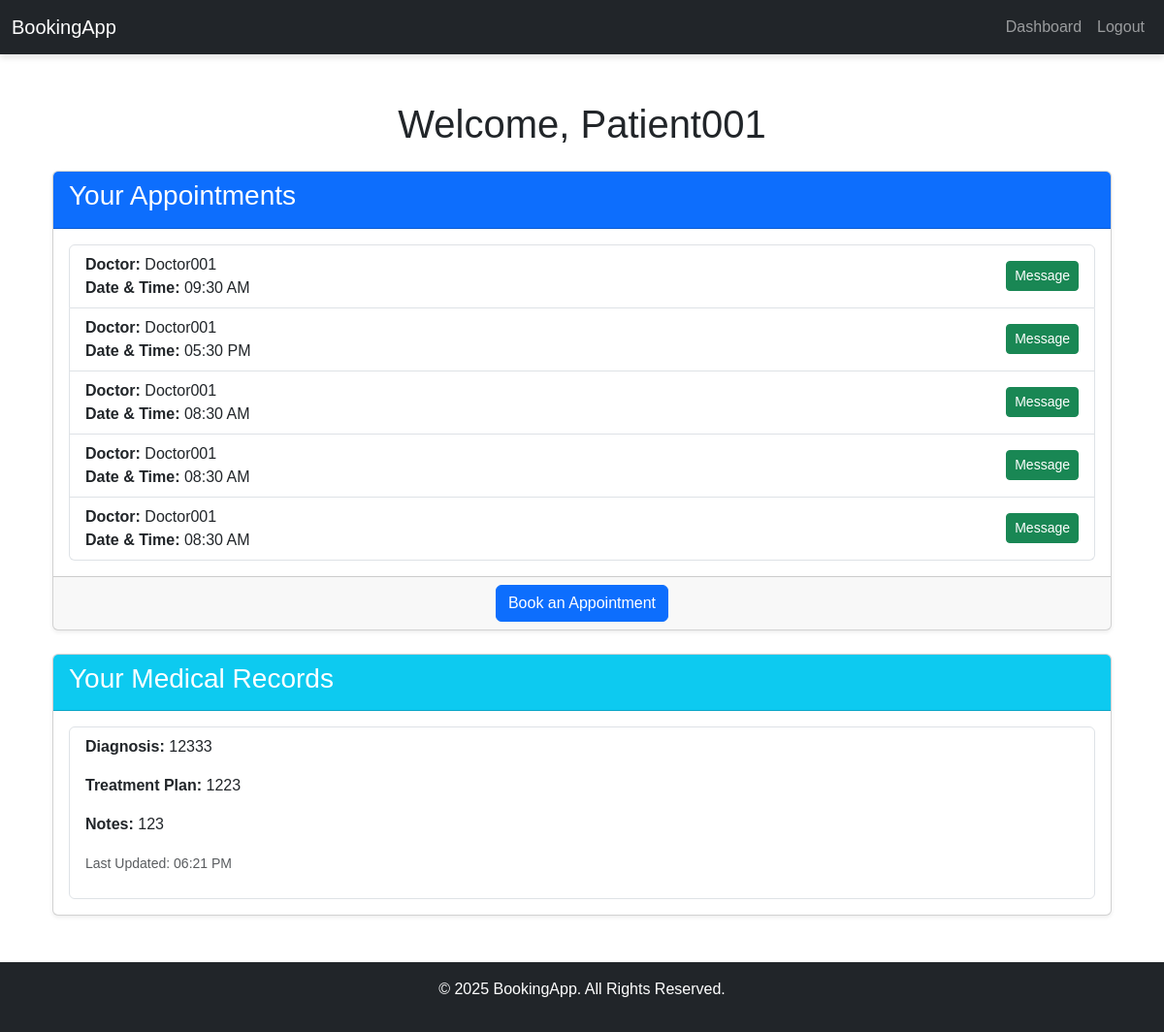
The page /dashboard (signed in) on the database its author committed.
### models.py (models this page shows)
class User(db.Model, UserMixin):
    id = db.Column(db.Integer, primary_key=True)
    username = db.Column(db.String(150), nullable=False, unique=True)
    password = db.Column(db.String(150), nullable=False)
    role = db.Column(db.String(20), nullable=False)  # "patient" or "doctor"
    specialization = db.Column(db.String(100), nullable=True)  # Only for doctors

class Appointment(db.Model):
    id = db.Column(db.Integer, primary_key=True)
    date_time = db.Column(db.DateTime, nullable=False)  # Date and time of appointment
    doctor_id = db.Column(db.Integer, db.ForeignKey('user.id'), nullable=False)
    patient_id = db.Column(db.Integer, db.ForeignKey('user.id'), nullable=False)
    doctor = db.relationship('User', foreign_keys=[doctor_id], backref='appointments_as_doctor')
    patient = db.relationship('User', foreign_keys=[patient_id], backref='appointments_as_patient')

class MedicalRecord(db.Model):
    id = db.Column(db.Integer, primary_key=True)
    patient_id = db.Column(db.Integer, db.ForeignKey('user.id'), nullable=False)
    doctor_id = db.Column(db.Integer, db.ForeignKey('user.id'), nullable=True)  # Last doctor who edited the record
    diagnosis = db.Column(db.Text, nullable=False)
    treatment_plan = db.Column(db.Text, nullable=True)
    notes = db.Column(db.Text, nullable=True)
    created_at = db.Column(db.DateTime, nullable=False, default=datetime.utcnow)
    updated_at = db.Column(db.DateTime, nullable=False, default=datetime.utcnow, onupdate=datetime.utcnow)
    patient = db.relationship('User', foreign_keys=[patient_id], backref='medical_records')
    doctor = db.relationship('User', foreign_keys=[doctor_id], backref='edited_records')

### app.py (the view)
@app.route('/dashboard')
@login_required
def dashboard():
    if current_user.role == 'doctor':
        appointments = Appointment.query.filter_by(doctor_id=current_user.id).all()
        availability = Availability.query.filter_by(doctor_id=current_user.id).all()
        return render_template('doctor_dashboard.html', appointments=appointments, availability=availability)
    elif current_user.role == 'patient':
        appointments = Appointment.query.filter_by(patient_id=current_user.id).all()
        medical_records = MedicalRecord.query.filter_by(patient_id=current_user.id).all()
        return render_template('patient_dashboard.html', appointments=appointments, medical_records=medical_records)
    else:
        flash('Invalid role.', 'danger')
        return redirect(url_for('logout'))

### app.py (called while the page is built)
@login_manager.user_loader
def load_user(user_id):
    return User.query.get(int(user_id))

@app.template_filter('datetimeformat')
def datetimeformat(value, format='%I:%M %p'):
    return value.strftime(format)

### flaskWebsite/templates/patient_dashboard.html (shortened to what this page needs)
{% extends 'base.html' %}
{% block content %}
<div class="container mt-5">
    <h1 class="text-center mb-4">Welcome, {{ current_user.username }}</h1>
    <div class="card shadow-sm mb-4">
        <div class="card-header bg-primary text-white">
            <h3>Your Appointments</h3>
        </div>
        <div class="card-body">
            {% if appointments %}
                <ul class="list-group">
                    {% for appointment in appointments %}
                        <li class="list-group-item d-flex justify-content-between align-items-center">
                            <span>
                                <strong>Doctor:</strong> {{ appointment.doctor.username if appointment.doctor else "N/A" }} <br>
                                <strong>Date & Time:</strong> {{ appointment.date_time | datetimeformat }}
                            </span>
                            <a href="{{ url_for('chat', receiver_id=appointment.doctor_id) }}" class="btn btn-success btn-sm">Message</a>
                        </li>
                    {% endfor %}
                </ul>
            {% else %}
                <p class="text-muted text-center">You have no appointments yet.</p>
            {% endif %}
        </div>
        <div class="card-footer text-center">
            <a href="{{ url_for('book') }}" class="btn btn-primary">Book an Appointment</a>
        </div>
    </div>
    <div class="card shadow-sm">
        <div class="card-header bg-info text-white">
            <h3>Your Medical Records</h3>
        </div>
        <div class="card-body">
            {% if medical_records %}
                <ul class="list-group">
                    {% for record in medical_records %}
                        <li class="list-group-item">
                            <p><strong>Diagnosis:</strong> {{ record.diagnosis }}</p>
                            <p><strong>Treatment Plan:</strong> {{ record.treatment_plan }}</p>
                            <p><strong>Notes:</strong> {{ record.notes }}</p>
                            <p class="text-muted"><small>Last Updated: {{ record.updated_at | datetimeformat if record.updated_at else "N/A" }}</small></p>
                        </li>
                    {% endfor %}
                </ul>
            {% else %}
                <p class="text-muted text-center">You have no medical records yet.</p>
            {% endif %}
        </div>
    </div>
</div>
{% endblock %}

### flaskWebsite/templates/base.html (shortened to what this page needs)
<!DOCTYPE html>
<html lang="en">
<head>
    <link rel="stylesheet" href="https://cdn.jsdelivr.net/npm/bootstrap@5.3.0/dist/css/bootstrap.min.css">
    <link rel="stylesheet" href="{{ url_for('static', filename='style.css') }}">
</head>
<body>
    <nav class="navbar navbar-expand-lg navbar-dark bg-dark">
        <div class="container-fluid">
            <a class="navbar-brand" href="{{ url_for('home') }}">BookingApp</a>
            <div class="collapse navbar-collapse" id="navbarNav">
                <ul class="navbar-nav ms-auto">
                    {% if current_user.is_authenticated %}
                        <li class="nav-item">
                            <a class="nav-link" href="{{ url_for('dashboard') }}">Dashboard</a>
                        </li>
                        <li class="nav-item">
                            <a class="nav-link" href="{{ url_for('logout') }}">Logout</a>
                        </li>
                    {% endif %}
                </ul>
            </div>
        </div>
    </nav>
    <div class="container mt-5">
        {% block content %}{% endblock %}
    </div>
    <footer class="bg-dark text-white text-center py-3 mt-5">
        <p>&copy; 2025 BookingApp. All Rights Reserved.</p>
    </footer>
</body>
</html>

### flaskWebsite/templates/static/css/style.css (style rules this page uses)
body { font-family: 'Arial', sans-serif; }
.navbar { box-shadow: 0 4px 6px rgba(0, 0, 0, 0.1); }

### rows shown on the page
User: username "Patient001"
Appointment: doctor "Doctor001", date_time "09:30 AM"
Appointment: doctor "Doctor001", date_time "05:30 PM"
Appointment: doctor "Doctor001", date_time "08:30 AM"
Appointment: doctor "Doctor001", date_time "08:30 AM"
Appointment: doctor "Doctor001", date_time "08:30 AM"
MedicalRecord: diagnosis "12333", treatment_plan "1223", notes "123", updated_at "06:21 PM"
